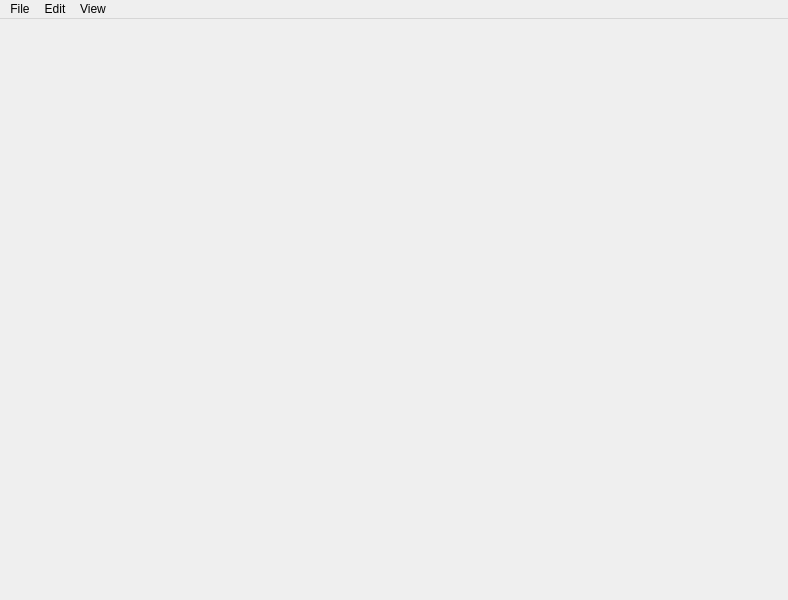
<?xml version="1.0" encoding="UTF-8"?>
<ui version="4.0">
 <class>MainWindow</class>
 <widget class="QMainWindow" name="MainWindow">
  <property name="geometry">
   <rect>
    <x>0</x>
    <y>0</y>
    <width>788</width>
    <height>600</height>
   </rect>
  </property>
  <property name="windowTitle">
   <string>MainWindow</string>
  </property>
  <property name="windowIcon">
   <iconset>
    <normalon>:/images/icons-exit.png</normalon>
   </iconset>
  </property>
  <widget class="QWidget" name="centralwidget">
   <property name="enabled">
    <bool>true</bool>
   </property>
   <property name="tabletTracking">
    <bool>true</bool>
   </property>
  </widget>
  <widget class="QMenuBar" name="menubar">
   <property name="geometry">
    <rect>
     <x>0</x>
     <y>0</y>
     <width>788</width>
     <height>22</height>
    </rect>
   </property>
   <widget class="QMenu" name="menuFile">
    <property name="title">
     <string>File</string>
    </property>
    <addaction name="actionNew_2"/>
    <addaction name="actionOpen"/>
    <addaction name="actionSave"/>
    <addaction name="actionSave_As"/>
    <addaction name="actionsave_All"/>
    <addaction name="separator"/>
    <addaction name="actionExit"/>
   </widget>
   <widget class="QMenu" name="menuEdit">
    <property name="title">
     <string>Edit</string>
    </property>
    <addaction name="actionUndo"/>
    <addaction name="actionRedo"/>
    <addaction name="separator"/>
    <addaction name="actionCut"/>
    <addaction name="actionCopy"/>
    <addaction name="actionPaste"/>
   </widget>
   <widget class="QMenu" name="menuView">
    <property name="title">
     <string>View</string>
    </property>
    <addaction name="actionFont"/>
   </widget>
   <addaction name="menuFile"/>
   <addaction name="menuEdit"/>
   <addaction name="menuView"/>
  </widget>
  <action name="actionSave">
   <property name="icon">
    <iconset>
     <normalon>:/images/icons-save.png</normalon>
    </iconset>
   </property>
   <property name="text">
    <string>Save</string>
   </property>
   <property name="shortcut">
    <string>Ctrl+S</string>
   </property>
  </action>
  <action name="actionSave_As">
   <property name="icon">
    <iconset resource="icons.qrc">
     <normaloff>:/images/icons-save-as.png</normaloff>:/images/icons-save-as.png</iconset>
   </property>
   <property name="text">
    <string>Save As</string>
   </property>
   <property name="shortcut">
    <string>Ctrl+Shift+S</string>
   </property>
  </action>
  <action name="actionExit">
   <property name="icon">
    <iconset resource="icons.qrc">
     <normaloff>:/images/icons-exit.png</normaloff>:/images/icons-exit.png</iconset>
   </property>
   <property name="text">
    <string>Exit</string>
   </property>
   <property name="shortcut">
    <string>Ctrl+Q</string>
   </property>
  </action>
  <action name="actionNew_2">
   <property name="icon">
    <iconset>
     <normalon>:/images/icons-new-file.png</normalon>
    </iconset>
   </property>
   <property name="text">
    <string>New</string>
   </property>
   <property name="shortcut">
    <string>Ctrl+N</string>
   </property>
  </action>
  <action name="actionsave_All">
   <property name="icon">
    <iconset>
     <normalon>:/images/icons-save-all.png</normalon>
    </iconset>
   </property>
   <property name="text">
    <string>Save All</string>
   </property>
   <property name="shortcut">
    <string>Ctrl+Shift+A</string>
   </property>
  </action>
  <action name="actionFont">
   <property name="icon">
    <iconset resource="icons.qrc">
     <normaloff>:/images/icons-font.png</normaloff>:/images/icons-font.png</iconset>
   </property>
   <property name="text">
    <string>Font</string>
   </property>
   <property name="shortcut">
    <string>Ctrl+F</string>
   </property>
  </action>
  <action name="actionOpen">
   <property name="icon">
    <iconset>
     <normalon>:/images/icons-open.png</normalon>
    </iconset>
   </property>
   <property name="text">
    <string>Open</string>
   </property>
   <property name="shortcut">
    <string>Ctrl+O</string>
   </property>
  </action>
  <action name="actionUndo">
   <property name="icon">
    <iconset>
     <normalon>:/images/icons-undo.png</normalon>
    </iconset>
   </property>
   <property name="text">
    <string>Undo</string>
   </property>
   <property name="shortcut">
    <string>Ctrl+Z</string>
   </property>
  </action>
  <action name="actionRedo">
   <property name="icon">
    <iconset>
     <normalon>:/images/icons-redo.png</normalon>
    </iconset>
   </property>
   <property name="text">
    <string>Redo</string>
   </property>
   <property name="shortcut">
    <string>Ctrl+Shift+Z</string>
   </property>
  </action>
  <action name="actionCopy">
   <property name="icon">
    <iconset resource="icons.qrc">
     <normaloff>:/images/icons-copy.png</normaloff>:/images/icons-copy.png</iconset>
   </property>
   <property name="text">
    <string>Copy</string>
   </property>
   <property name="shortcut">
    <string>Ctrl+C</string>
   </property>
  </action>
  <action name="actionPaste">
   <property name="icon">
    <iconset>
     <normalon>:/images/icons-paste.png</normalon>
    </iconset>
   </property>
   <property name="text">
    <string>Paste</string>
   </property>
   <property name="shortcut">
    <string>Ctrl+V</string>
   </property>
  </action>
  <action name="actionCut">
   <property name="icon">
    <iconset resource="icons.qrc">
     <normaloff>:/images/icons-cut.png</normaloff>:/images/icons-cut.png</iconset>
   </property>
   <property name="text">
    <string>Cut</string>
   </property>
   <property name="shortcut">
    <string>Ctrl+X</string>
   </property>
  </action>
 </widget>
 <resources>
  <include location="icons.qrc"/>
 </resources>
 <connections/>
</ui>
